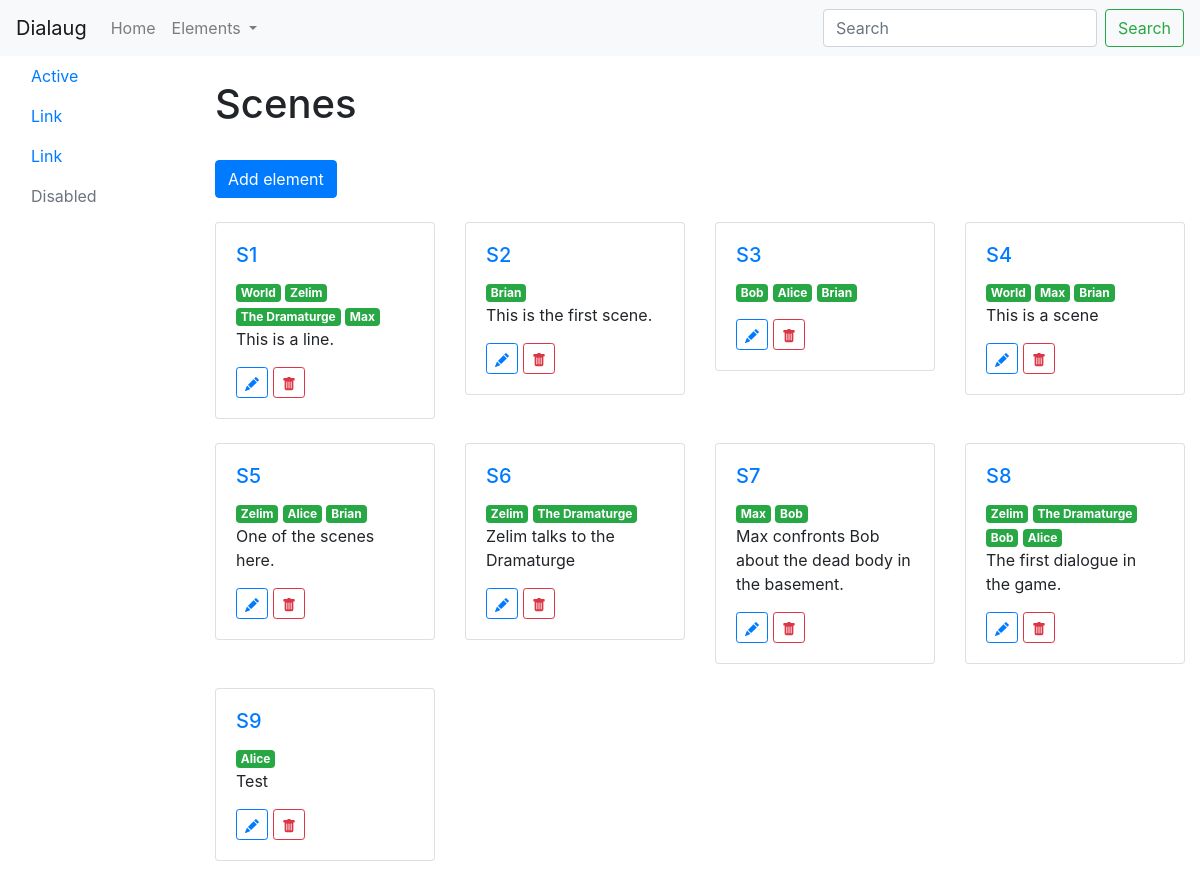
Screenshot of /scenes/ with the database file from the repository.
### scenes/models.py (models this page shows, shortened)
class Scene(models.Model):
    description = models.TextField(default='')
    characters = models.ManyToManyField(Character)
    def get_absolute_url(self):
        return reverse('scenes:show-scene', kwargs={'pk': self.pk})
    def get_edit_url(self):
        return reverse('scenes:edit-scene', kwargs={'pk': self.pk})
    def get_delete_url(self):
        return reverse('scenes:delete-scene', kwargs={'pk': self.pk})

### characters/models.py (models this page shows, shortened)
class Character(models.Model):
    name = models.CharField(blank=True, null=True, max_length=80)
    age = models.PositiveSmallIntegerField(blank=True, null=True)
    gender = models.CharField(blank=True, null=True, max_length=80)
    code = models.CharField(blank=True, null=True, max_length=6)
    description = models.TextField(blank=True, null=True)
    def get_absolute_url(self):
        return reverse("characters:show-character", kwargs={'pk': self.id})

### scenes/views.py (the view)
# urls.py: path('', views.IndexView.as_view(), name='index'),
class IndexView(generic.ListView):
    template_name = 'scenes/index.html'
    context_object_name = "scenes"
    def get_queryset(self):
        return Scene.objects.all()

### scenes/templates/scenes/index.html (shortened to what this page needs)
{% extends 'base.html' %}
{% block content %}
<div class="container-fluid">
    <div class="row">
        {% include 'side_nav.html' %}
        <div class="col-md-10">
                <br>
                <div class="row">
                    <div class="col-md-12">
                        <h1>Scenes</h1>
                        {% include 'create_header.html' %}
                        <div class="row">
                            {% for scene in scenes %}
                            <div class="col-md-3">
                                <div class="card">
                                    <div class="card-body">
                                        <h5 class="card-title"><a href="{{ scene.get_absolute_url }}">S{{ scene.pk }}</a></h5>
                                        {% for character in scene.characters.all %}
                                        <a href="{{ character.get_absolute_url }}"><span class="badge badge-success">{{ character.name }}</span></a>
                                        {% endfor %}
                                        <p class="card-text">{{ scene.description }}</p>
                                        <a href="{{ scene.get_edit_url }}" class="btn btn-outline-primary btn-sm">
                                        </a>
                                        <a href="{{ scene.get_delete_url }}" class="btn btn-outline-danger btn-sm">
                                        </a>
                                    </div>
                                </div>
                                <br>
                            </div>
                            {% endfor %}
                        </div>
                    </div>
                </div>
        </div>
    </div>
</div>
{% endblock %}

### rows the page displays
Scene: pk "1", description "This is a line."
Character: name "World"
Character: name "Zelim"
Character: name "The Dramaturge"
Character: name "Max"
Scene: pk "2", description "This is the first scene."
Character: name "Brian"
Scene: pk "3"
Character: name "Bob"
Character: name "Alice"
Scene: pk "4", description "This is a scene"
Scene: pk "5", description "One of the scenes here."
Scene: pk "6", description "Zelim talks to the Dramaturge"
Scene: pk "7", description "Max confronts Bob about the dead body in the basement."
Scene: pk "8", description "The first dialogue in the game."
Scene: pk "9", description "Test"
